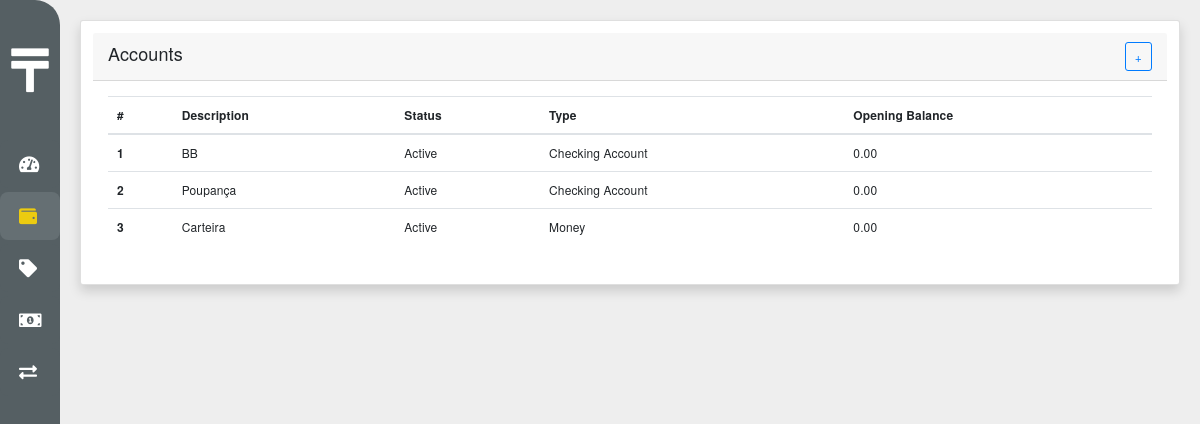
Screenshot of /accounts/ with the database file from the repository.
### core/models.py (models this page shows, shortened)
class Account(BaseModel):
    description = models.CharField(max_length=25, null=False, blank=False)
    status = models.IntegerField(
        choices=StatusChoises.choices, default=StatusChoises.ACTIVE)
    type = models.IntegerField(
        choices=AccountTypeChoises.choices, default=AccountTypeChoises.CA)
    opening_balance = models.DecimalField(max_digits=10, decimal_places=2)
    opening_type = models.IntegerField(
        choices=MovementTypeChoises.choices, default=MovementTypeChoises.POSITIVE)
    opening_balance_date = models.DateField()
    def get_status_label(self):
        return StatusChoises(self.status).label
    def get_type_label(self):
        return AccountTypeChoises(self.type).label

### core/views.py (the view)
# urls.py: path('accounts/', views.account_list, name='account_list'),
def account_list(request):
    accounts = Account.objects.all()
    return render(request, 'account/account_list.html', {'accounts': accounts})

### core/templatetags/tags.py (called while the page is built)
@register.filter('startswith')
def startswith(text, starts):
    if isinstance(text, str):
        return text.startswith(starts)
    return False

### core/templates/account/account_list.html
{% extends 'base.html' %}
{% load static %}
{% block main %}
<div class="row">
  <div class="col-md-12">
    <div class="card shadow p-3 mb-5 bg-white rounded">
      <div class="card-header">
        <h4>Accounts</h4>
        <a class="btn btn-outline-primary" href="{% url 'account_new' %}">+</a>
      </div>
      <div class="card-body">
        {% if accounts %}
        <table class="table">
          <thead>
            <tr>
              <th scope="col">#</th>
              <th scope="col">Description</th>
              <th scope="col">Status</th>
              <th scope="col">Type</th>
              <th scope="col">Opening Balance</th>
            </tr>
          </thead>
          <tbody>
            {% for account in accounts %}
            <tr class="table-item-link" data-href="{% url 'account_form' account.id %}">
              <th scope="row">{{ account.id }}</th>
              <td>{{ account.description }}</td>
              <td>{{ account.get_status_label }}</td>
              <td>{{ account.get_type_label }}</td>
              <td>{{ account.opening_balance }}</td>
            </tr>
            {% endfor  %}
          </tbody>
        </table>
        {% else %}
        <div style="display: flex; justify-content: center;">
          <h6>No data found</h6>
        </div>
        {% endif %}
      </div>
    </div>
  </div>
</div>
{% endblock main %}

### rows the page displays
Account: id "1", description "BB", get_status_label "Active", get_type_label "Checking Account", opening_balance "0.00"
Account: id "2", description "Poupança", get_status_label "Active", get_type_label "Checking Account", opening_balance "0.00"
Account: id "3", description "Carteira", get_status_label "Active", get_type_label "Money", opening_balance "0.00"
